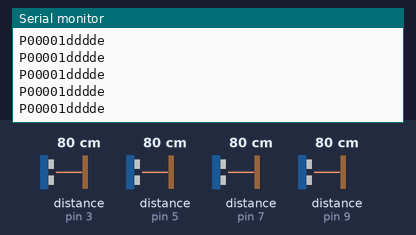
The sketch below on a simulated Arduino Uno, built with avr-gcc and run on an emulated ATmega328P. Parts: the last lines printed to the serial monitor. Wiring (inferred from the names in the program): 4 × ultrasonic range finder: trigger pin 2, echo pin 3 / trigger pin 4, echo pin 5 / trigger pin 6, echo pin 7 / trigger pin 8, echo pin 9. The inputs (shaded band) are chosen by the test bench; at power-on: distance to the obstacle (sensors on pin 3, pin 5, pin 7, pin 9) 80 cm. The echo pulse lasts 58.3 µs per cm.

Above: at 1.2 s.
1.3 s: distance to the obstacle (sensor on pin 3) set to 2 cm
At 1.8 s:
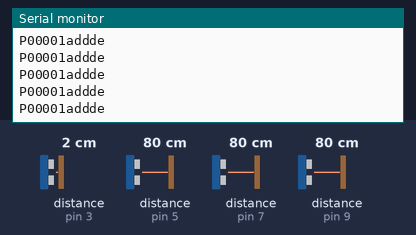
3.2 s: distance to the obstacle (sensor on pin 5) set to 2 cm
At 3.7 s:
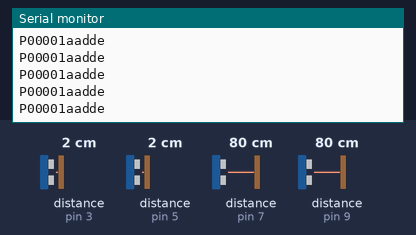
5.1 s: distance to the obstacle (sensor on pin 7) set to 2 cm
At 6.2 s:
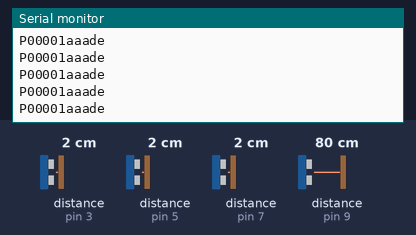
7.0 s: distance to the obstacle (sensor on pin 9) set to 2 cm
At 7.5 s:
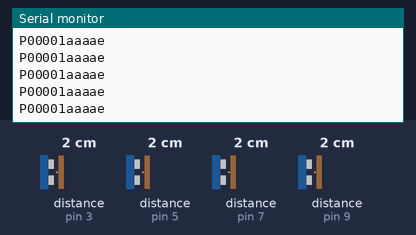
8.9 s: distance to the obstacle (sensor on pin 3) set to 18 cm
At 9.9 s:
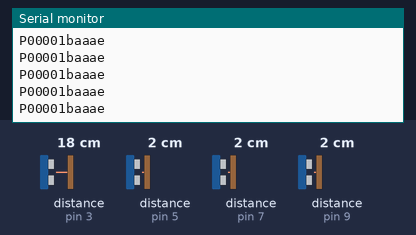
10.8 s: distance to the obstacle (sensor on pin 5) set to 18 cm
At 11.6 s:
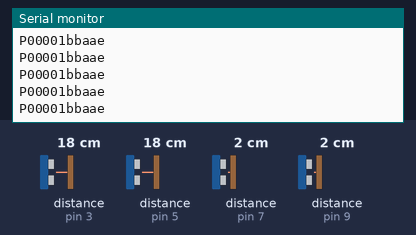

Measured:
- after the input at 1.3 s, the serial monitor: prints a new line at once (image 1)
- after the input at 3.2 s, the serial monitor: prints a new line at once (image 2)
- after the input at 5.1 s, the serial monitor: prints a new line after 0.08 s (image 3)
- after the input at 7.0 s, the serial monitor: prints a new line after 0.07 s (image 4)
- after the input at 8.9 s, the serial monitor: prints a new line after 0.08 s (image 5)
- after the input at 10.8 s, the serial monitor: prints a new line after 0.07 s (image 6)

The sketch:

Tracking.ino
```cpp
int ultra_trig_pin[4] = {2,4,6,8};
int ultra_echo_pin[4] = {3,5,7,9};
const int a_b_boundary=10,b_c_boundary=30,c_d_boundary=60;
char Receiver, STAGE, STATE, pwmL[4], pwmR[4];
int PWM_L, PWM_R;
String commandStr;

void setup(){

    pinMode(2,OUTPUT);
    pinMode(4,OUTPUT);
    pinMode(6,OUTPUT);
    pinMode(8,OUTPUT);

    pinMode(3,INPUT);
    pinMode(5,INPUT);
    pinMode(7,INPUT);
    pinMode(9,INPUT);


    Serial.begin(9600);
}


void loop(){

    //Serial.println("A039898e");
    if(Serial.available()){
        commandStr = Serial.readStringUntil('e');
        //Serial.println("D Arduino received");
        //Serial.println(commandStr);
        //commandStr = "A1011234344";

      /*   Receiver = commandStr[0];
        STAGE = commandStr[1];
        STATE = commandStr[2];

        pwmL[0] = commandStr[3];
        pwmL[1] = commandStr[4];
        pwmL[2] = commandStr[5];
        pwmL[3] = '\0';
        PWM_L = atoi(pwmL);

        pwmR[0] = commandStr[6];
        pwmR[1] = commandStr[7];
        pwmR[2] = commandStr[8];
        pwmR[3] = '\0';
        PWM_R = atoi(pwmR);

        frontCamLED = commandStr[9];
        sideCamLED = commandStr[10];
        stepperMotor = commandStr[11];
        pump = commandStr[12];
        other = commandStr[13]; */
    }
    char A,B,C,D;
    int A_read = get_distance(ultra_trig_pin[0],ultra_echo_pin[0]);
    int B_read = get_distance(ultra_trig_pin[1],ultra_echo_pin[1]);
    int C_read = get_distance(ultra_trig_pin[2],ultra_echo_pin[2]);
    int D_read = get_distance(ultra_trig_pin[3],ultra_echo_pin[3]);

    if(A_read<a_b_boundary)
        A = 'a';
    else if(A_read<b_c_boundary)
        A = 'b';
    else if(A_read<c_d_boundary)
        A = 'c';
    else
        A = 'd';

    if(B_read<a_b_boundary)
        B = 'a';
    else if(B_read<b_c_boundary)
        B = 'b';
    else if(B_read<c_d_boundary)
        B = 'c';
    else
        B = 'd';

    if(C_read<a_b_boundary)
        C = 'a';
    else if(C_read<b_c_boundary)
        C = 'b';
    else if(C_read<c_d_boundary)
        C = 'c';
    else
        C = 'd';

    if(D_read<a_b_boundary)
        D = 'a';
    else if(D_read<b_c_boundary)
        D = 'b';
    else if(D_read<c_d_boundary)
        D = 'c';
    else
        D = 'd';

    String info = "P00001";
    info += A;
    info += B;
    info += C;
    info += D;
    info += 'e';
    Serial.println(info);

}


int get_distance(int trigPin,int echoPin){

    digitalWrite(trigPin, LOW);
    delayMicroseconds(2);
    // Sets the trigPin on HIGH state for 10 micro seconds
    digitalWrite(trigPin, HIGH);
    delayMicroseconds(10);
    digitalWrite(trigPin, LOW);
    // Reads the echoPin, returns the sound wave travel time in microseconds
    int duration = pulseIn(echoPin, HIGH);
    // Calculating the distance
    int distance = duration * 0.034 / 2;
    return distance;
}
```

arduino_util.ino
```cpp

```
